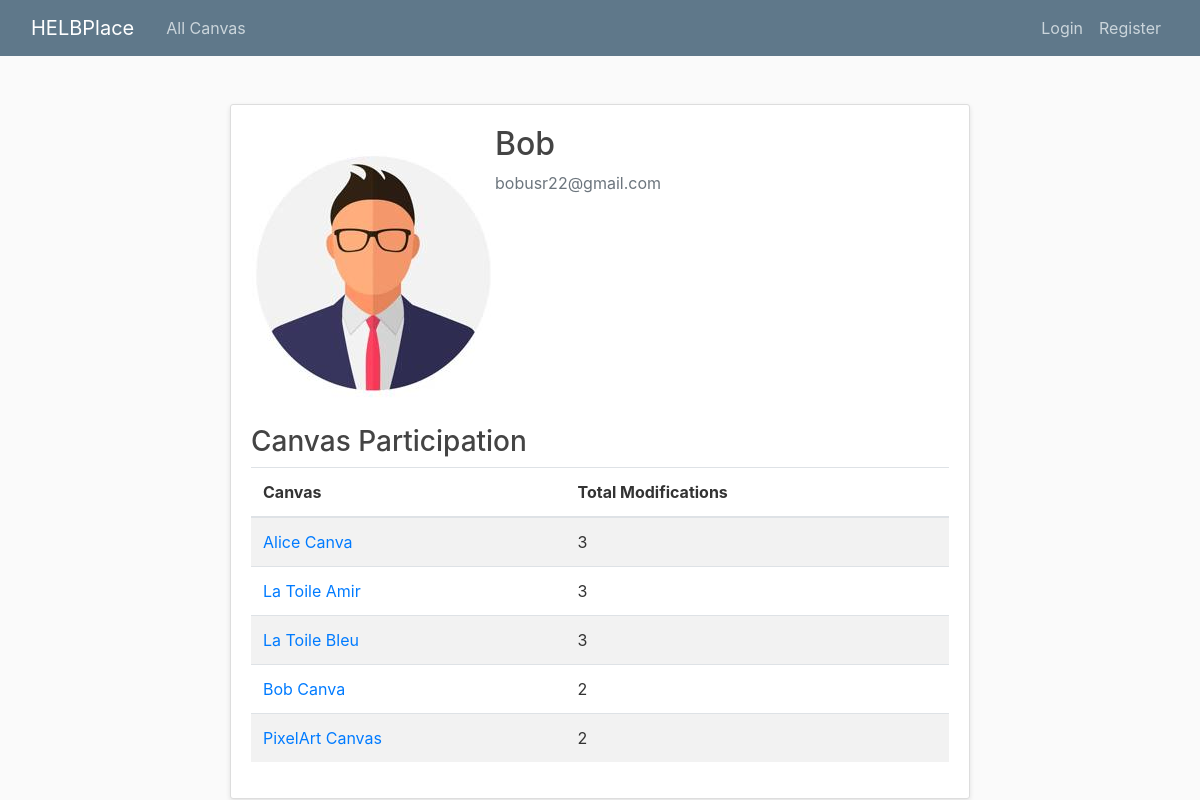
The app's page /profile/2/ with its own data.
### users/models.py (models this page shows, shortened)
class Profile(models.Model):
    user=models.OneToOneField(User, on_delete=models.CASCADE) # one-to-one relationship with User model and oneToOneField is used to delete theprofile when the user is deleted
    image=models.ImageField(default='default.jpg', upload_to='profile_pics') # image field to store profile picture

### blog/models.py (models this page shows, shortened)
class Canva(models.Model):
    title = models.CharField(max_length=100)
    sizeHeight = models.IntegerField()
    sizeWidth = models.IntegerField()
    timer = models.IntegerField()
    date_posted = models.DateTimeField(default=timezone.now)
    author = models.ForeignKey(User, on_delete=models.CASCADE)

### blog/views.py (the view)
# urls.py: path('profile/<int:user_id>/', user_profile, name='profile'),
def user_profile(request, user_id):
    user = get_object_or_404(User, id=user_id)
    canvas_participation = UserAction.objects.filter(user=user) \
        .values('canva__title', 'canva__id') \
        .annotate(total_modifications=Sum('modification_count')) \
        .order_by('-total_modifications')
    return render(request, 'blog/profile.html', {
        'profile_user': user,
        'canvas_participation': canvas_participation,
    })

### blog/templates/blog/profile.html
{% extends "blog/base.html" %}
{% block content %}
    <div class="container mt-4">
        <div class="content-section">
            <div class="media">
              <img class="rounded-circle account-img" src="{{ profile_user.profile.image.url }}">
              <div class="media-body">
                <h2 class="account-heading">{{ profile_user.username }}</h2>
                <p class="text-secondary">{{ profile_user.email }}</p>
              </div>
            </div>
        <h3>Canvas Participation</h3>
        {% if canvas_participation %}
            <table class="table table-striped">
                <thead>
                    <tr>
                        <th>Canvas</th>
                        <th>Total Modifications</th>
                    </tr>
                </thead>
                <tbody>
                    {% for canvas in canvas_participation %}
                        <tr>
                            <td>
                                <a href="{% url 'canva-detail' canvas.canva__id %}">{{ canvas.canva__title }}</a>
                            </td>
                            <td>{{ canvas.total_modifications }}</td>
                        </tr>
                    {% endfor %}
                </tbody>
            </table>
        {% else %}
            <p>No canvas participation found.</p>
        {% endif %}
    </div>
{% endblock %}

### blog/static/blog/main.css (style rules this page uses)
body { background: #fafafa; color: #333333; margin-top: 5rem; }
h1, h2, h3, h4, h5, h6 { color: #444444; }
.container { max-width: 1200px; }
.content-section { background: #ffffff; padding: 20px; border: 1px solid #dddddd; border-radius: 3px; box-shadow: 0 2px 5px rgba(0, 0, 0, 0.1); }

### records on screen
Canva: canva__title "Alice Canva", total_modifications "3"
Canva: canva__title "La Toile Amir", total_modifications "3"
Canva: canva__title "La Toile Bleu", total_modifications "3"
Canva: canva__title "Bob Canva", total_modifications "2"
Canva: canva__title "PixelArt Canvas", total_modifications "2"

### other values on screen
{{ profile_user.username }} "Bob"
{{ profile_user.email }} "bobusr22@gmail.com"
